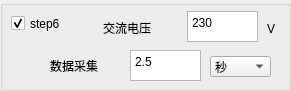
  <widget class="QGroupBox" name="groupBox_8">
   <property name="geometry">
    <rect>
     <x>0</x>
     <y>600</y>
     <width>291</width>
     <height>91</height>
    </rect>
   </property>
   <property name="title">
    <string/>
   </property>
   <widget class="QLabel" name="label_45">
    <property name="geometry">
     <rect>
      <x>103</x>
      <y>18</y>
      <width>71</width>
      <height>20</height>
     </rect>
    </property>
    <property name="text">
     <string>交流电压</string>
    </property>
   </widget>
   <widget class="QLabel" name="label_48">
    <property name="geometry">
     <rect>
      <x>50</x>
      <y>56</y>
      <width>71</width>
      <height>20</height>
     </rect>
    </property>
    <property name="text">
     <string>数据采集</string>
    </property>
   </widget>
   <widget class="QComboBox" name="comboBox_S6_TIME">
    <property name="geometry">
     <rect>
      <x>210</x>
      <y>56</y>
      <width>61</width>
      <height>21</height>
     </rect>
    </property>
    <item>
     <property name="text">
      <string>秒</string>
     </property>
    </item>
    <item>
     <property name="text">
      <string>毫秒</string>
     </property>
    </item>
    <item>
     <property name="text">
      <string>分钟</string>
     </property>
    </item>
   </widget>
   <widget class="QLabel" name="label_50">
    <property name="geometry">
     <rect>
      <x>267</x>
      <y>21</y>
      <width>16</width>
      <height>16</height>
     </rect>
    </property>
    <property name="text">
     <string>V</string>
    </property>
   </widget>
   <widget class="QTextEdit" name="textEdit_S6_TIME">
    <property name="geometry">
     <rect>
      <x>130</x>
      <y>50</y>
      <width>71</width>
      <height>31</height>
     </rect>
    </property>
    <property name="html">
     <string>&lt;!DOCTYPE HTML PUBLIC &quot;-//W3C//DTD HTML 4.0//EN&quot; &quot;http://www.w3.org/TR/REC-html40/strict.dtd&quot;&gt;
&lt;html&gt;&lt;head&gt;&lt;meta name=&quot;qrichtext&quot; content=&quot;1&quot; /&gt;&lt;style type=&quot;text/css&quot;&gt;
p, li { white-space: pre-wrap; }
&lt;/style&gt;&lt;/head&gt;&lt;body style=&quot; font-family:'宋体'; font-size:10pt; font-weight:400; font-style:normal;&quot;&gt;
&lt;p style=&quot; margin-top:0px; margin-bottom:0px; margin-left:0px; margin-right:0px; -qt-block-indent:0; text-indent:0px;&quot;&gt;&lt;span style=&quot; font-family:'SimSun'; font-size:9pt;&quot;&gt;2.5&lt;/span&gt;&lt;/p&gt;&lt;/body&gt;&lt;/html&gt;</string>
    </property>
   </widget>
   <widget class="QTextEdit" name="textEdit_S6_AC_VOLT">
    <property name="geometry">
     <rect>
      <x>187</x>
      <y>11</y>
      <width>71</width>
      <height>31</height>
     </rect>
    </property>
    <property name="html">
     <string>&lt;!DOCTYPE HTML PUBLIC &quot;-//W3C//DTD HTML 4.0//EN&quot; &quot;http://www.w3.org/TR/REC-html40/strict.dtd&quot;&gt;
&lt;html&gt;&lt;head&gt;&lt;meta name=&quot;qrichtext&quot; content=&quot;1&quot; /&gt;&lt;style type=&quot;text/css&quot;&gt;
p, li { white-space: pre-wrap; }
&lt;/style&gt;&lt;/head&gt;&lt;body style=&quot; font-family:'宋体'; font-size:10pt; font-weight:400; font-style:normal;&quot;&gt;
&lt;p style=&quot; margin-top:0px; margin-bottom:0px; margin-left:0px; margin-right:0px; -qt-block-indent:0; text-indent:0px;&quot;&gt;&lt;span style=&quot; font-family:'SimSun'; font-size:9pt;&quot;&gt;230&lt;/span&gt;&lt;/p&gt;&lt;/body&gt;&lt;/html&gt;</string>
    </property>
   </widget>
   <widget class="QCheckBox" name="checkBox_S6">
    <property name="geometry">
     <rect>
      <x>11</x>
      <y>13</y>
      <width>81</width>
      <height>21</height>
     </rect>
    </property>
    <property name="text">
     <string>step6</string>
    </property>
    <property name="checked">
     <bool>true</bool>
    </property>
   </widget>
  </widget>
